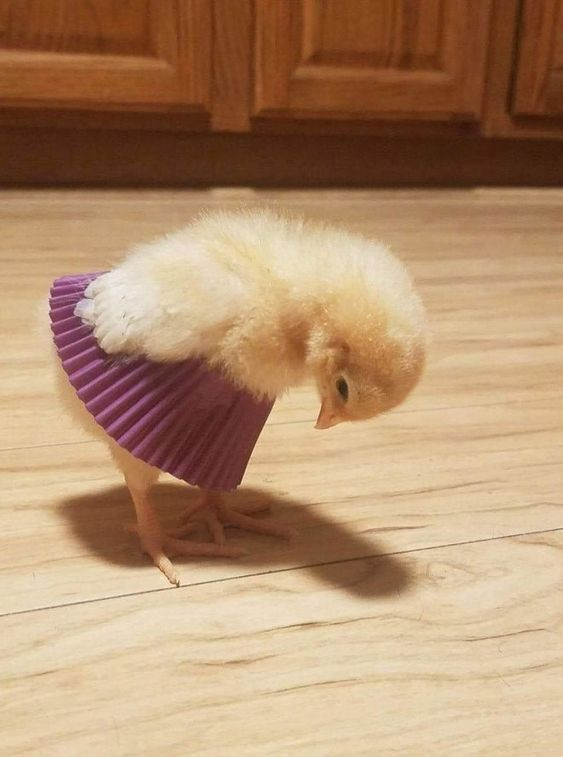
#> input picture Lista 06/Lista 06/pintinho.jpg, 563 x 757 px
$ python exercicio05.py
#> lines starting #> are read from the running program, lines starting #| are printed output that depends on the picture
from PIL import Image, ImageFilter

img1 = Image.open('pintinho.jpg')
#> img1 is the input picture: PIL image 563x757 RGB; mean R, G, B 177.9, 142, 109.3

#Edge Enhance More
#Faz com que as bordas de diferentes regiões estejam mais visíveis,
#distinguindo melhor regiões umas das outras.
#É mais intenso que o Edge Enhance

img2 = img1.filter(ImageFilter.EDGE_ENHANCE_MORE)
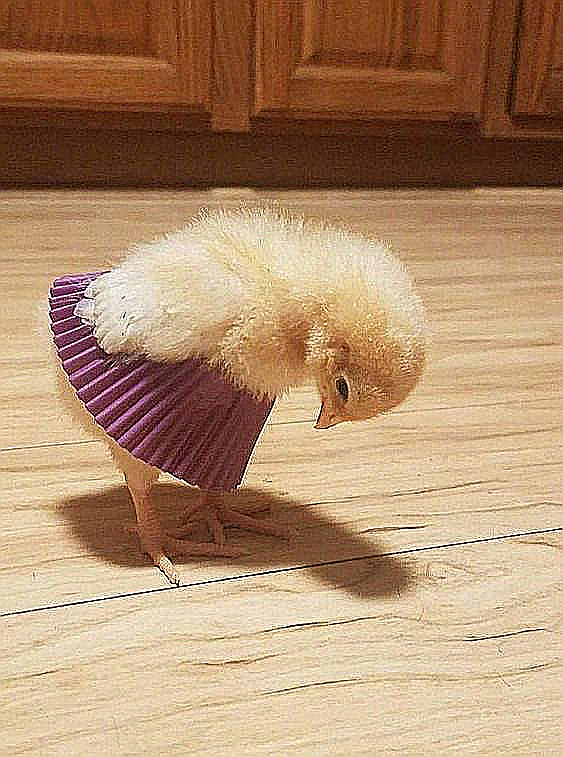
#> img2: PIL image 563x757 RGB; mean R, G, B 177.1, 141.9, 109.6

# Salvar a imagem resultante
img2.save('pintinhoEdgeMore.jpg')
